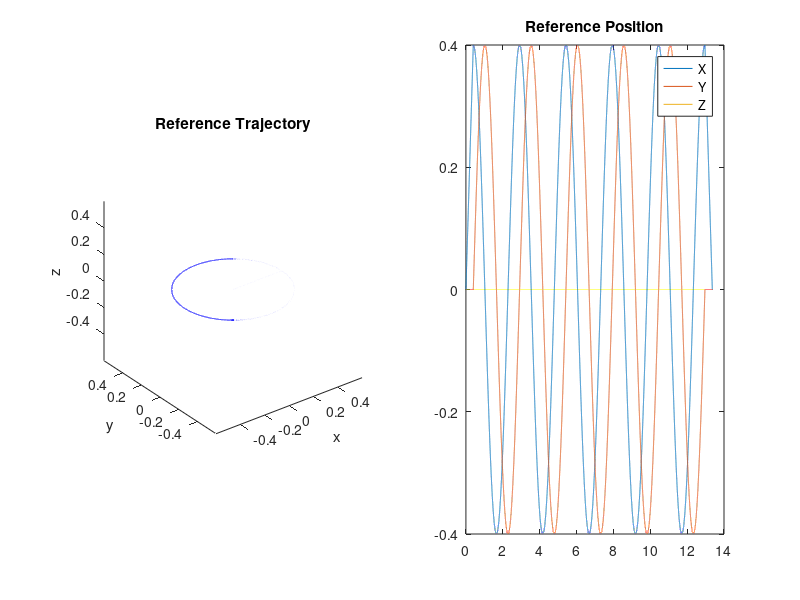

Source code (MATLAB): (Note: this script raises an error after producing the figure.)
%% Initialization
clear; 
close all; 
clc;

%% basic parameters
fs = 8000;              % sampling rate
v = 1.0;                % velocity
dt = 1/fs;              % time interval

% circle trajectory
r = 0.4;                % radius
T_circle = 2*pi*r/v;               % toal time for one loop
N_circle = round(T_circle*fs);     % total sampling points
theta = linspace(0, 2*pi, N_circle); % polar angle

x_start = linspace(0, r, round(r/v*fs));
z_start = zeros(size(x_start));
y_start = zeros(size(x_start));

x_circle = r * cos(theta);
z_circle = zeros(1, N_circle);
y_circle = r * sin(theta);

x_return = linspace(r, 0, round(r/v*fs));
y_return = zeros(size(x_return));
z_return = zeros(size(x_return));

x = x_start; y = y_start; z = z_start;
for i = 1:5
    x = [x, x_circle];
    y = [y, y_circle];
    z = [z, z_circle];
end
x = [x, x_return]; y = [y, y_return]; z = [z, z_return];

fz = ones(1, length(x))*2*1e-2;

%% whole trajectory + z-direction force
x_ref = [x; y; z];
t = (0:(length(x)-1))'/fs;
%% plot reference trajectory
figure
subplot(1,2,1)
plot3(x, y, z, 'b'); axis equal
xlabel('x'); ylabel('y'); zlabel('z');
title('Reference Trajectory')
xlim([-0.6 0.6]); ylim([-0.6 0.6]); zlim([-0.6 0.6]);

subplot(1,2,2)
plot(t, x_ref(1,:)); hold on,
plot(t, x_ref(2,:));
plot(t, x_ref(3,:)); hold off
title('Reference Position');
legend('X','Y','Z');

%% export for Simulink
ref_signals = x_ref';
ref_time = t;

ref_struct.time = ref_time;
ref_struct.signals.values = ref_signals;
ref_struct.signals.dimensions = 3;

%%
load('G0.mat');
A = LinearAnalysisToolProject.LocalVariables.Value.A;
B = LinearAnalysisToolProject.LocalVariables.Value.B;
C = LinearAnalysisToolProject.LocalVariables.Value.C;
D = LinearAnalysisToolProject.LocalVariables.Value.D;